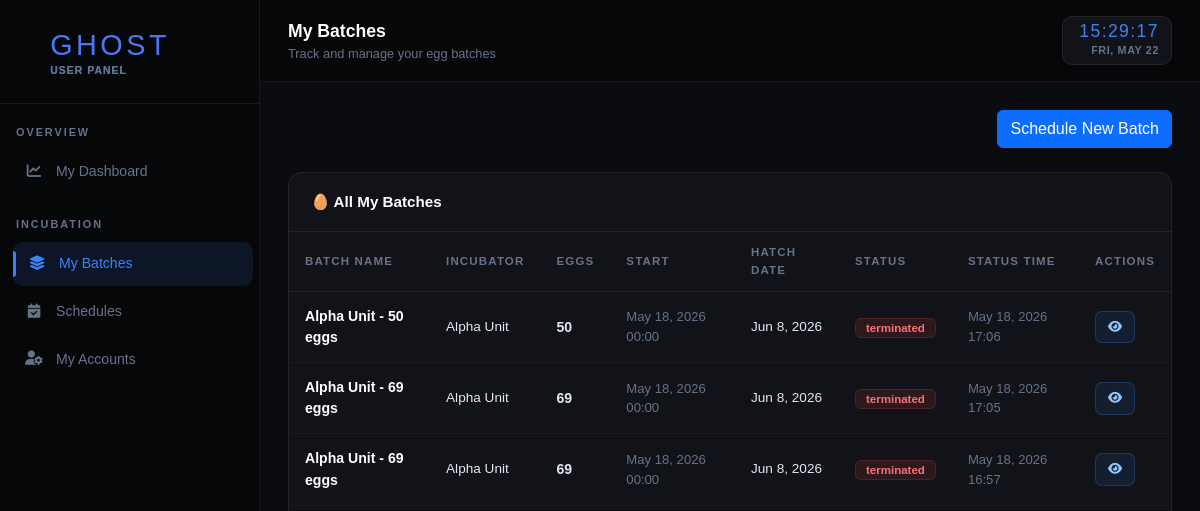
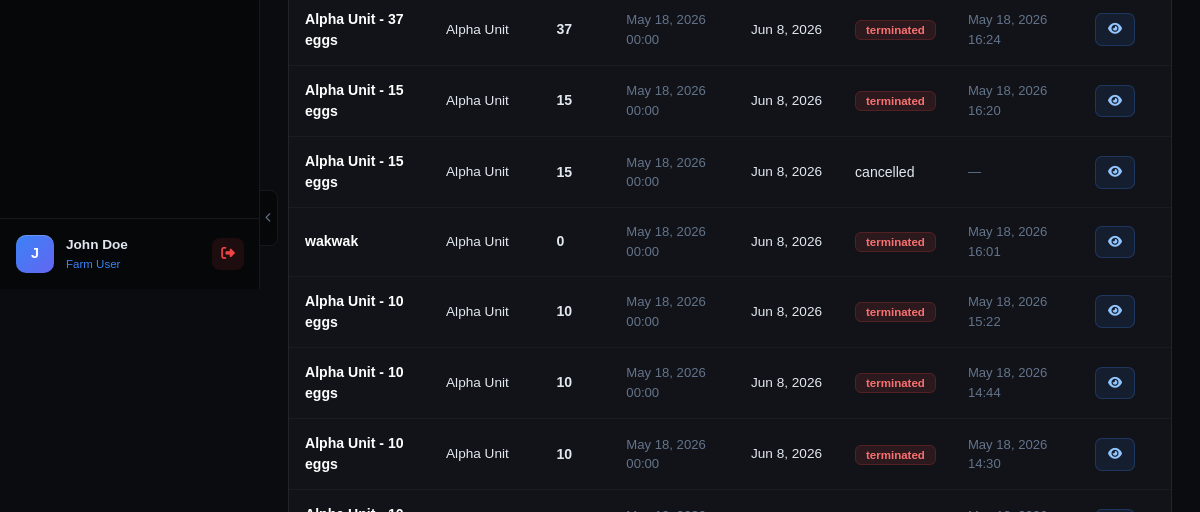
The page /user/batches.php (signed in, upper part) on the database as committed earlier (2 pictures, top to bottom).
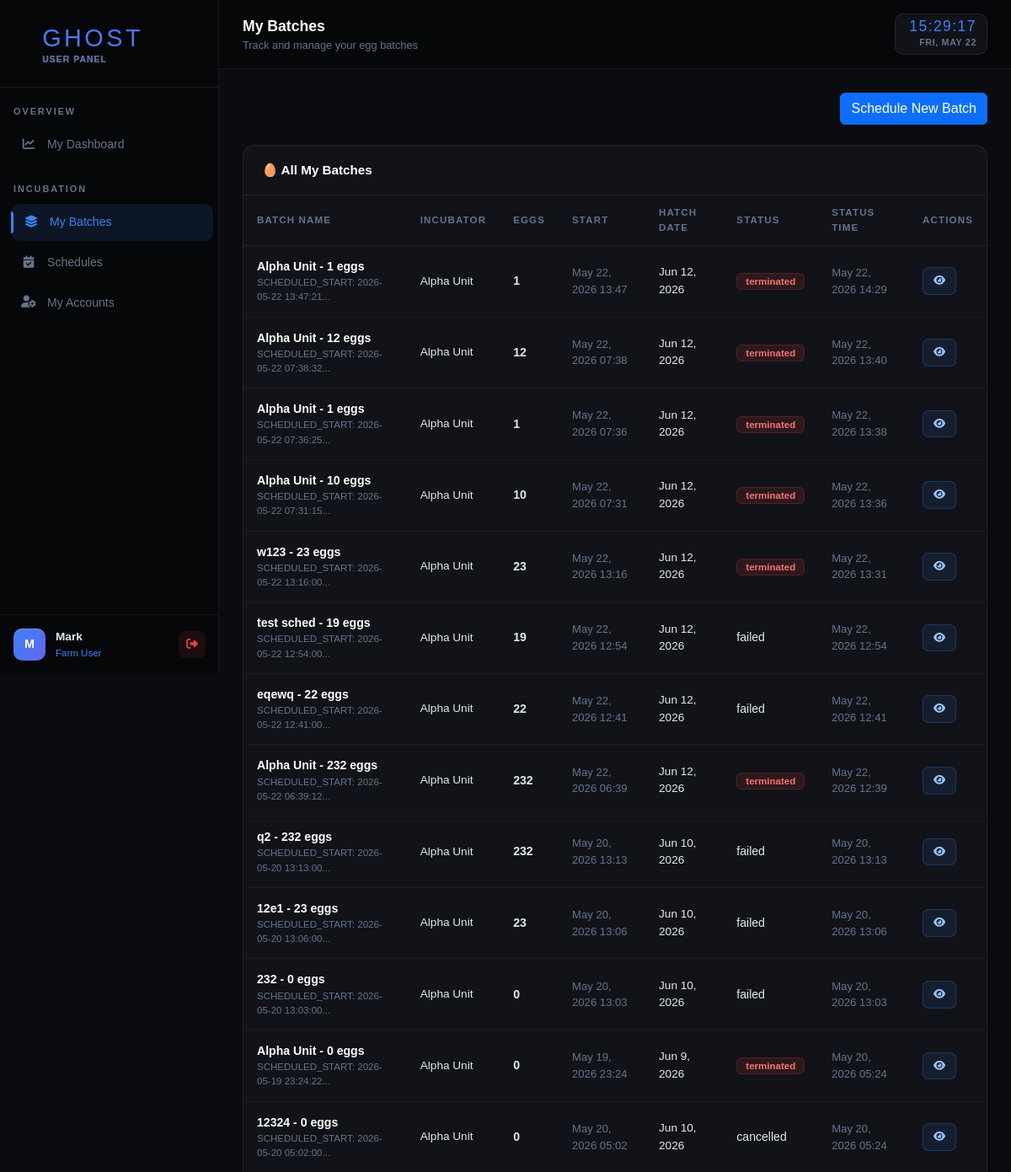
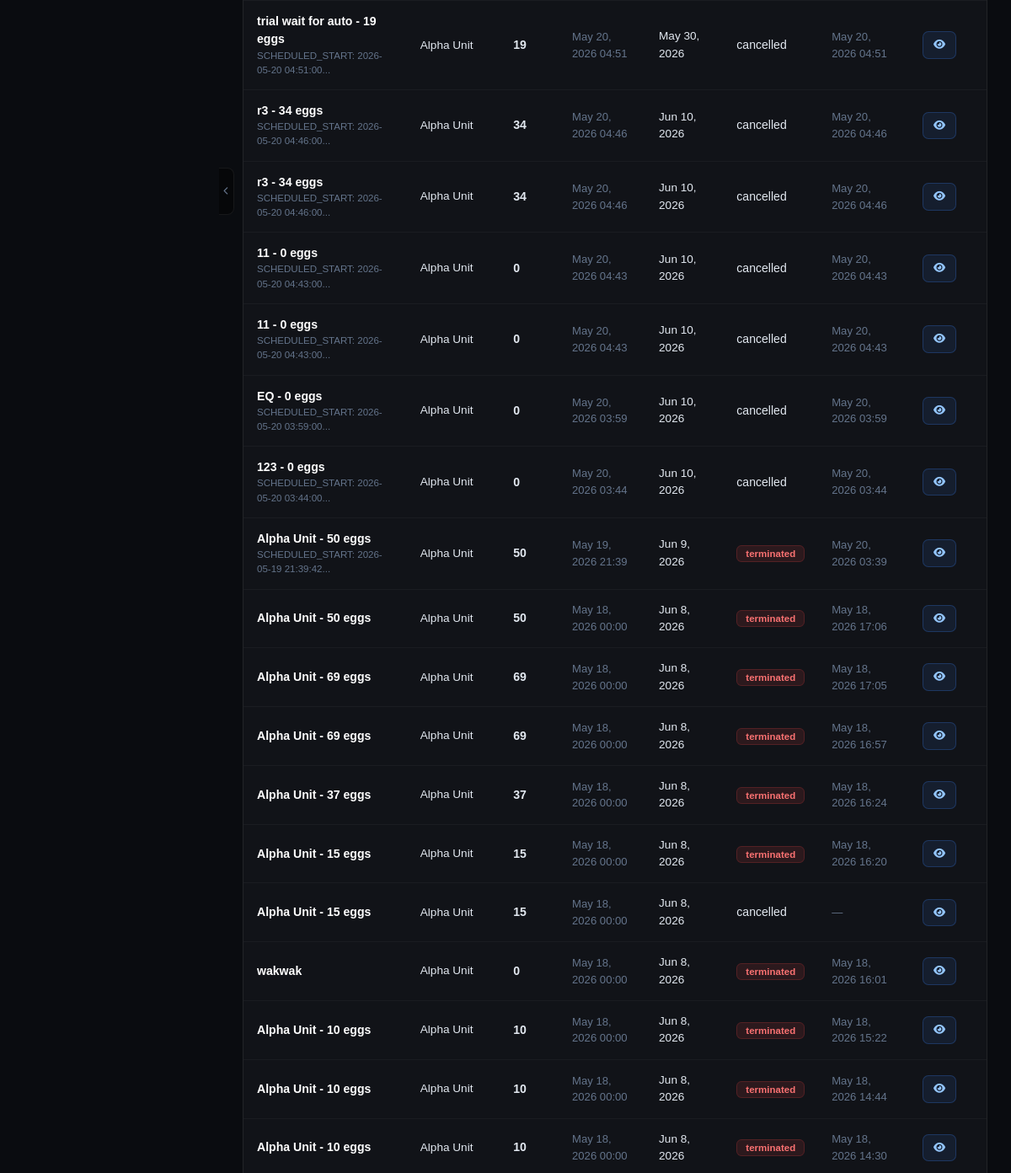
The same page on the database as committed later (2 pictures, top to bottom).
### tables this page shows
CREATE TABLE `users` (
  `id` int(11) NOT NULL,
  `full_name` varchar(100) NOT NULL,
  `email` varchar(150) NOT NULL,
  `password` varchar(255) NOT NULL,
  `profile_pic` varchar(255) DEFAULT NULL,
  `phone` varchar(20) DEFAULT NULL,
  `status` enum('active','inactive','suspended') DEFAULT 'active',
  `created_at` timestamp NOT NULL DEFAULT current_timestamp(),
  `updated_at` timestamp NOT NULL DEFAULT current_timestamp() ON UPDATE current_timestamp()
);

CREATE TABLE `batches` (
  `id` int(11) NOT NULL,
  `incubator_id` int(11) NOT NULL,
  `user_id` int(11) NOT NULL,
  `batch_name` varchar(100) NOT NULL,
  `egg_type` varchar(100) DEFAULT 'Chicken',
  `egg_count` int(11) DEFAULT 0,
  `start_date` date NOT NULL,
  `expected_hatch_date` date NOT NULL,
  `status` enum('scheduled','incubating','completed','terminated','hatched','failed','cancelled') DEFAULT 'incubating',
  `notes` text DEFAULT NULL,
  `created_at` timestamp NOT NULL DEFAULT current_timestamp(),
  `completed_at` datetime DEFAULT NULL,
  `terminated_at` datetime DEFAULT NULL,
  `waiting_for_device_until` timestamp NULL DEFAULT NULL
);

CREATE TABLE `incubators` (
  `id` int(11) NOT NULL,
  `name` varchar(100) NOT NULL,
  `model` varchar(100) DEFAULT NULL,
  `capacity` int(11) DEFAULT 0,
  `location` varchar(255) DEFAULT NULL,
  `status` enum('active','idle','maintenance','error') DEFAULT 'idle',
  `owner_id` int(11) DEFAULT NULL,
  `created_at` timestamp NOT NULL DEFAULT current_timestamp(),
  `updated_at` timestamp NOT NULL DEFAULT current_timestamp() ON UPDATE current_timestamp(),
  `device_prototype_status` varchar(20) NOT NULL DEFAULT 'unknown' COMMENT 'Prototype connectivity hint for scheduler',
  `user_id` int(11) DEFAULT 1,
  `incubator_name` varchar(100) DEFAULT NULL
);

### includes/config.php (called while the page is built, shortened)
<?php
function getDB() {
    static $pdo = null;
    if ($pdo === null) {
        try {
            $pdo = new PDO(
                "mysql:host=" . DB_HOST . ";dbname=" . DB_NAME . ";charset=utf8",
                DB_USER,
                DB_PASS,
                array(
                    PDO::ATTR_ERRMODE            => PDO::ERRMODE_EXCEPTION,
                    PDO::ATTR_DEFAULT_FETCH_MODE => PDO::FETCH_ASSOC,
                    PDO::ATTR_EMULATE_PREPARES   => false
                )
            );
            $pdo->exec("SET time_zone = '+08:00'");
        } catch (PDOException $e) {
            die(json_encode(array('success' => false, 'message' => 'Database connection failed: ' . $e->getMessage())));
        }
    }
    return $pdo;
}
function getCurrentUser() {
    $pdo  = getDB();
    $stmt = $pdo->prepare("SELECT * FROM users WHERE id = ?");
    $stmt->execute(array($_SESSION['user_id']));
    return $stmt->fetch();
}

### user/batches.php (the view, shortened to what the changed rows need)
<?php
require_once 'header.php';
$pdo = getDB();
$uid = $_SESSION['user_id'];
$batches = $pdo->prepare("SELECT b.*, i.name as incubator_name FROM batches b JOIN incubators i ON b.incubator_id=i.id WHERE b.user_id=? ORDER BY b.created_at DESC"); $batches->execute([$uid]); $batches = $batches->fetchAll();
function formatBatchDateTime(?string $date, ?string $time = null, ?string $notes = null): string {
  $scheduledStart = null;
  if (!empty($notes) && preg_match('/SCHEDULED_START:\s*(\d{4}-\d{2}-\d{2}\s+\d{2}:\d{2}:\d{2})/', $notes, $matches)) {
    $scheduledStart = $matches[1];
  }
  $value = $scheduledStart ?: trim((string)$date . ' ' . trim((string)($time ?? '00:00:00')));
  $timestamp = strtotime($value);
  return date('F j, Y H:i', $timestamp);
}
function displayBatchEggCount(array $batch): string {
  $eggCount = isset($batch['egg_count']) ? (int)$batch['egg_count'] : 0;
  if ($eggCount <= 0 && !empty($batch['batch_name']) && preg_match('/(\d+)\s*eggs/i', $batch['batch_name'], $matches)) {
    $eggCount = (int)$matches[1];
  }
  return (string)$eggCount;
}
function extractBatchStartTimestamp($b) {
  if (!empty($b['notes']) && preg_match('/SCHEDULED_START:\s*(\d{4}-\d{2}-\d{2}\s+\d{2}:\d{2}:\d{2})/', $b['notes'], $m)) {
    $ts = strtotime($m[1]);
    if ($ts !== false) return $ts;
  }
  return null;
}
function batchStatusTimeLabel(array $batch): string {
  $status = isset($batch['status']) ? strtolower(trim((string)$batch['status'])) : '';
  if (in_array($status, ['terminated', 'cancelled', 'failed'], true)) {
    if (!empty($batch['terminated_at'])) {
      return date('F j, Y H:i', strtotime($batch['terminated_at']));
    }
    if (!empty($batch['notes'])) {
      $scheduled = extractBatchStartTimestamp($batch);
      if ($scheduled) {
        return date('F j, Y H:i', $scheduled);
      }
    }
  }
  return '—';
}
?>
<div class="ghost-panel">
  <div class="ghost-panel-body p-0">
    <table class="ghost-table">
      <thead><tr><th>Batch Name</th><th>Incubator</th><th>Eggs</th><th>Start</th><th>Hatch Date</th><th>Status</th><th>Status Time</th><th>Actions</th></tr></thead>
      <tbody>
      <?php foreach($batches as $b): $days=max(0,round((strtotime($b['expected_hatch_date'])-time())/86400));
        $startTime = formatBatchDateTime($b['start_date'] ?? null, null, $b['notes'] ?? null);
        $statusTimeDisplay = batchStatusTimeLabel($b);
      ?>
        <tr>
          <td><div style="font-weight:600;color:white;"><?= htmlspecialchars($b['batch_name']) ?></div><?php if($b['notes']): ?><div style="font-size:.72rem;color:var(--ghost-muted);"><?= substr(htmlspecialchars($b['notes']),0,40) ?>...</div><?php endif; ?></td>
          <td style="font-size:.85rem;"><?= htmlspecialchars($b['incubator_name']) ?></td>
          <td style="font-weight:600;"><?= htmlspecialchars(displayBatchEggCount($b)) ?></td>
          <td style="font-size:.82rem;color:var(--ghost-muted);"><?= htmlspecialchars($startTime) ?></td>
          <td><div style="font-size:.85rem;"><?= date('M j, Y',strtotime($b['expected_hatch_date'])) ?></div></td>
          <td><span class="badge-<?= $b['status'] ?>"><?= $b['status'] ?></span></td>
          <td style="font-size:.82rem;color:var(--ghost-muted);">
            <?= htmlspecialchars($statusTimeDisplay) ?>
          </td>
          <td><div class="d-flex gap-2">
            <button class="btn-edit-ghost" onclick="viewBatchSummary(<?= $b['id'] ?>)"><i class="fas fa-eye"></i></button>
          </div></td>
        </tr>
      <?php endforeach; ?>
      </tbody>
    </table>
  </div>
</div>
<?php require_once 'footer.php'; ?>

### user/header.php (shortened to what the changed rows need)
<?php require_once '../includes/config.php'; requireUser(); $user = getCurrentUser(); ?>
<!DOCTYPE html>
<html lang="en">
<head>
<link href="../assets/vendor/bootstrap/bootstrap.min.css" rel="stylesheet">
<link href="../assets/vendor/fontawesome/all.min.css" rel="stylesheet">
</head>
<body>
<nav id="sidebar">
  <div class="sidebar-inner">
  <div class="sidebar-user">
    <div class="user-avatar"><?= strtoupper(substr($user['full_name'],0,1)) ?></div>
    <div><div style="font-size:0.85rem;font-weight:600;color:var(--ghost-text);"><?= htmlspecialchars($user['full_name']) ?></div><div style="font-size:0.72rem;color:var(--ghost-blue);">Farm User</div></div>
    <button onclick="document.getElementById('logoutModal').style.display='flex'" class="logout-btn" style="border:none;"><i class="fas fa-sign-out-alt" style="font-size:0.85rem;"></i></button>
  </div>
  </div>
</nav>
<div id="main">
  <div class="page-content">

Rows that differ between the two databases and show on the page:
changed users: full_name "J" → "M"; full_name "John Doe" → "Mark"
added batches: batch_name "Alpha Unit - 1 eggs", notes "SCHEDULED_START: 2026-05-22 13:47:21", incubator.name "Alpha Unit", b "1", startTime "May 22, 2026 13:47", expected_hatch_date "Jun 12, 2026", status "terminated", terminated_at "May 22, 2026 14:29"
added batches: batch_name "Alpha Unit - 12 eggs", notes "SCHEDULED_START: 2026-05-22 07:38:32", incubator.name "Alpha Unit", b "12", startTime "May 22, 2026 07:38", expected_hatch_date "Jun 12, 2026", status "terminated", terminated_at "May 22, 2026 13:40"
added batches: batch_name "Alpha Unit - 1 eggs", notes "SCHEDULED_START: 2026-05-22 07:36:25", incubator.name "Alpha Unit", b "1", startTime "May 22, 2026 07:36", expected_hatch_date "Jun 12, 2026", status "terminated", terminated_at "May 22, 2026 13:38"
added batches: batch_name "Alpha Unit - 10 eggs", notes "SCHEDULED_START: 2026-05-22 07:31:15", incubator.name "Alpha Unit", b "10", startTime "May 22, 2026 07:31", expected_hatch_date "Jun 12, 2026", status "terminated", terminated_at "May 22, 2026 13:36"
added batches: batch_name "w123 - 23 eggs", notes "SCHEDULED_START: 2026-05-22 13:16:00", incubator.name "Alpha Unit", b "23", startTime "May 22, 2026 13:16", expected_hatch_date "Jun 12, 2026", status "terminated", terminated_at "May 22, 2026 13:31"
added batches: batch_name "test sched - 19 eggs", notes "SCHEDULED_START: 2026-05-22 12:54:00", incubator.name "Alpha Unit", egg_count "19", startTime "May 22, 2026 12:54", expected_hatch_date "Jun 12, 2026", status "failed", statusTimeDisplay "May 22, 2026 12:54"
added batches: batch_name "eqewq - 22 eggs", notes "SCHEDULED_START: 2026-05-22 12:41:00", incubator.name "Alpha Unit", egg_count "22", startTime "May 22, 2026 12:41", expected_hatch_date "Jun 12, 2026", status "failed", statusTimeDisplay "May 22, 2026 12:41"
added batches: batch_name "Alpha Unit - 232 eggs", notes "SCHEDULED_START: 2026-05-22 06:39:12", incubator.name "Alpha Unit", b "232", startTime "May 22, 2026 06:39", expected_hatch_date "Jun 12, 2026", status "terminated", terminated_at "May 22, 2026 12:39"
added batches: batch_name "q2 - 232 eggs", notes "SCHEDULED_START: 2026-05-20 13:13:00", incubator.name "Alpha Unit", egg_count "232", startTime "May 20, 2026 13:13", expected_hatch_date "Jun 10, 2026", status "failed", statusTimeDisplay "May 20, 2026 13:13"
added batches: batch_name "12e1 - 23 eggs", notes "SCHEDULED_START: 2026-05-20 13:06:00", incubator.name "Alpha Unit", egg_count "23", startTime "May 20, 2026 13:06", expected_hatch_date "Jun 10, 2026", status "failed", statusTimeDisplay "May 20, 2026 13:06"
added batches: batch_name "232 - 0 eggs", notes "SCHEDULED_START: 2026-05-20 13:03:00", incubator.name "Alpha Unit", b "0", startTime "May 20, 2026 13:03", expected_hatch_date "Jun 10, 2026", status "failed", statusTimeDisplay "May 20, 2026 13:03"
added batches: batch_name "Alpha Unit - 0 eggs", notes "SCHEDULED_START: 2026-05-19 23:24:22", incubator.name "Alpha Unit", b "0", startTime "May 19, 2026 23:24", expected_hatch_date "Jun 9, 2026", status "terminated", terminated_at "May 20, 2026 05:24"
added batches: batch_name "12324 - 0 eggs", notes "SCHEDULED_START: 2026-05-20 05:02:00", incubator.name "Alpha Unit", b "0", startTime "May 20, 2026 05:02", expected_hatch_date "Jun 10, 2026", status "cancelled", terminated_at "May 20, 2026 05:24"
added batches: batch_name "trial wait for auto - 19 eggs", notes "SCHEDULED_START: 2026-05-20 04:51:00", incubator.name "Alpha Unit", egg_count "19", startTime "May 20, 2026 04:51", expected_hatch_date "May 30, 2026", status "cancelled", statusTimeDisplay "May 20, 2026 04:51"
added batches: batch_name "r3 - 34 eggs", notes "SCHEDULED_START: 2026-05-20 04:46:00", incubator.name "Alpha Unit", egg_count "34", startTime "May 20, 2026 04:46", expected_hatch_date "Jun 10, 2026", status "cancelled", statusTimeDisplay "May 20, 2026 04:46"
added batches: batch_name "r3 - 34 eggs", notes "SCHEDULED_START: 2026-05-20 04:46:00", incubator.name "Alpha Unit", egg_count "34", startTime "May 20, 2026 04:46", expected_hatch_date "Jun 10, 2026", status "cancelled", statusTimeDisplay "May 20, 2026 04:46"
added batches: batch_name "11 - 0 eggs", notes "SCHEDULED_START: 2026-05-20 04:43:00", incubator.name "Alpha Unit", b "0", startTime "May 20, 2026 04:43", expected_hatch_date "Jun 10, 2026", status "cancelled", statusTimeDisplay "May 20, 2026 04:43"
added batches: batch_name "11 - 0 eggs", notes "SCHEDULED_START: 2026-05-20 04:43:00", incubator.name "Alpha Unit", b "0", startTime "May 20, 2026 04:43", expected_hatch_date "Jun 10, 2026", status "cancelled", statusTimeDisplay "May 20, 2026 04:43"
added batches: batch_name "EQ - 0 eggs", notes "SCHEDULED_START: 2026-05-20 03:59:00", incubator.name "Alpha Unit", b "0", startTime "May 20, 2026 03:59", expected_hatch_date "Jun 10, 2026", status "cancelled", statusTimeDisplay "May 20, 2026 03:59"
added batches: batch_name "123 - 0 eggs", notes "SCHEDULED_START: 2026-05-20 03:44:00", incubator.name "Alpha Unit", b "0", startTime "May 20, 2026 03:44", expected_hatch_date "Jun 10, 2026", status "cancelled", statusTimeDisplay "May 20, 2026 03:44"
added batches: batch_name "Alpha Unit - 50 eggs", notes "SCHEDULED_START: 2026-05-19 21:39:42", incubator.name "Alpha Unit", b "50", startTime "May 19, 2026 21:39", expected_hatch_date "Jun 9, 2026", status "terminated", terminated_at "May 20, 2026 03:39"
